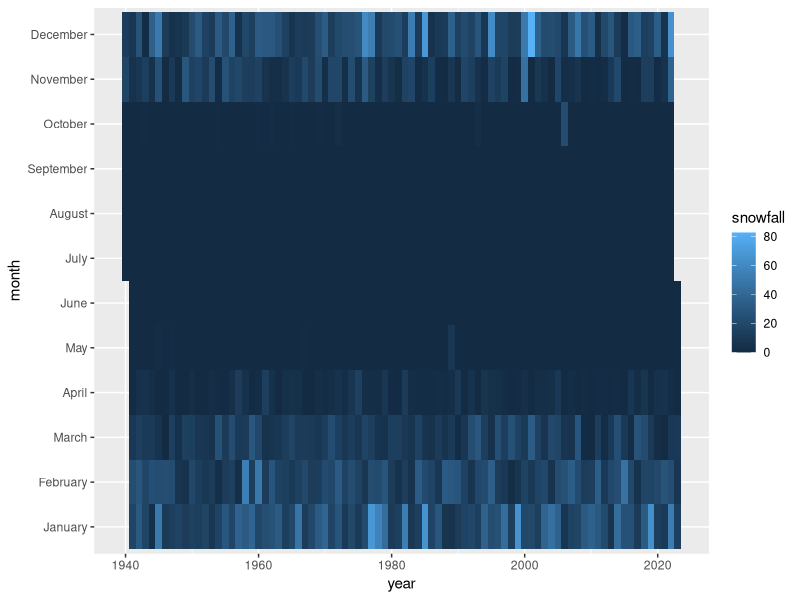

Here is the R script that generated this plot:
## ---- chunk 1
library(tidyverse)
library(knitr)
## ---- chunk 2
df <- read.csv('buffalo_weather.csv')

head(df)
## ---- chunk 3
df <- df |>
  
  # Rename columns
  rename_with(~str_to_lower(.x), .cols = everything()) |> 
  
  # Remove duplicate headers
  filter(season != "SEASON") |> 
  
  # Replace T[race] with zero, convert to numerical, drop empty rows
  # We allow blanks to be coerced to NAs
  # There is also a really sneaky comma in the data we need to remove
  mutate(across(2:last_col(), str_replace, "T", "0")) |>
  mutate(across(2:last_col(), str_replace, ",", "")) |>  # The comma of '76
  mutate(across(2:last_col(), ~ as.numeric(.))) |> 
  drop_na(2:last_col()) |> 
  
  # We don't need annual right now
  select(-annual) |> 
  
  # Convert to long format
  pivot_longer(2:last_col(), names_to = "month", values_to = "snowfall") |> 
  
  # Create a new year column by splitting the season column
  # Season is still useful so we will keep it
  separate(season, into = c("year_1", "year_2"), sep = "-", remove = FALSE) |>
  
  # Correct the ending year format
  mutate(season_prefix = str_sub(season, 1,2)) |> 
  mutate(year_2 = str_c(season_prefix, year_2)) |> 
  
  # Assign months across a season to the corresponding years
  mutate(year = as.numeric(case_when(
    month %in% c("jul", "aug", "sep", "oct", "nov", "dec") ~ year_1,
    month %in% c("jan", "feb", "mar", "apr", "may", "jun") ~ year_2
    )
  )) |> 
  
  # Yes this is an ugly hack but the 1900s won't mind
  mutate(year = if_else(year == 1900, 2000, year)) |> 
  
  # Fix the month names and create a date type column for future flexibility
  mutate(month = case_when(
    month == "jan" ~ "January",
    month == "feb" ~ "February",
    month == "mar" ~ "March",
    month == "apr" ~ "April",
    month == "may" ~ "May",
    month == "jun" ~ "June",
    month == "jul" ~ "July",
    month == "aug" ~ "August",
    month == "sep" ~ "September",
    month == "oct" ~ "October",
    month == "nov" ~ "November",
    month == "dec" ~ "December"
  )) |> 
  mutate(date = make_date(year, match(month, month.name), 1)) |> 
  select(date, season, year, month, snowfall)
## ---- chunk 4
month_levels <- c(
  "January",
  "February",
  "March",
  "April",
  "May",
  "June",
  "July",
  "August",
  "September",
  "October",
  "November",
  "December"
)

df <- df |> 
  mutate(month = factor(month, levels = month_levels))
## ---- chunk 5
ggplot(df, aes(x = year, y = month, fill = snowfall)) +
  geom_tile()
